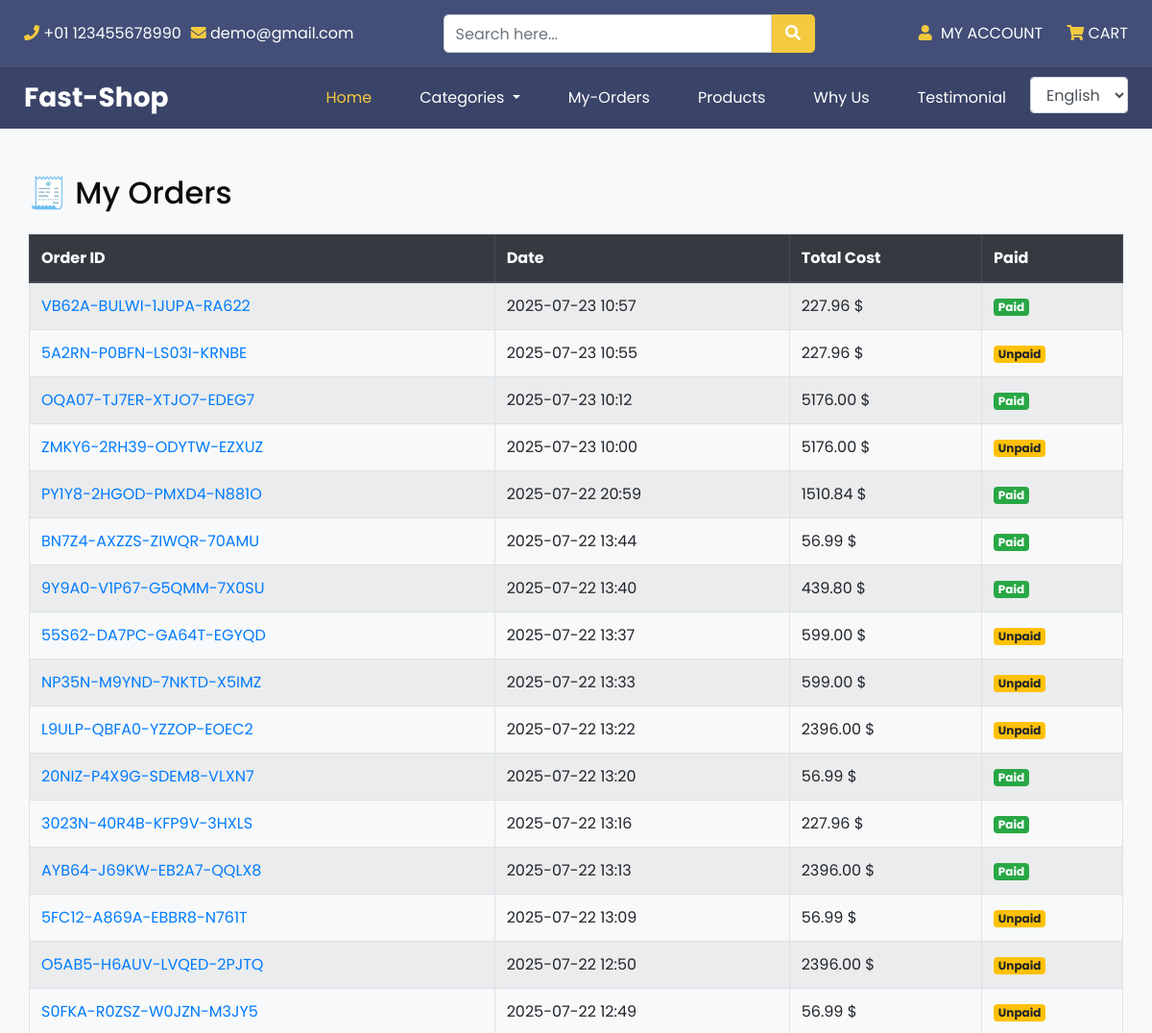
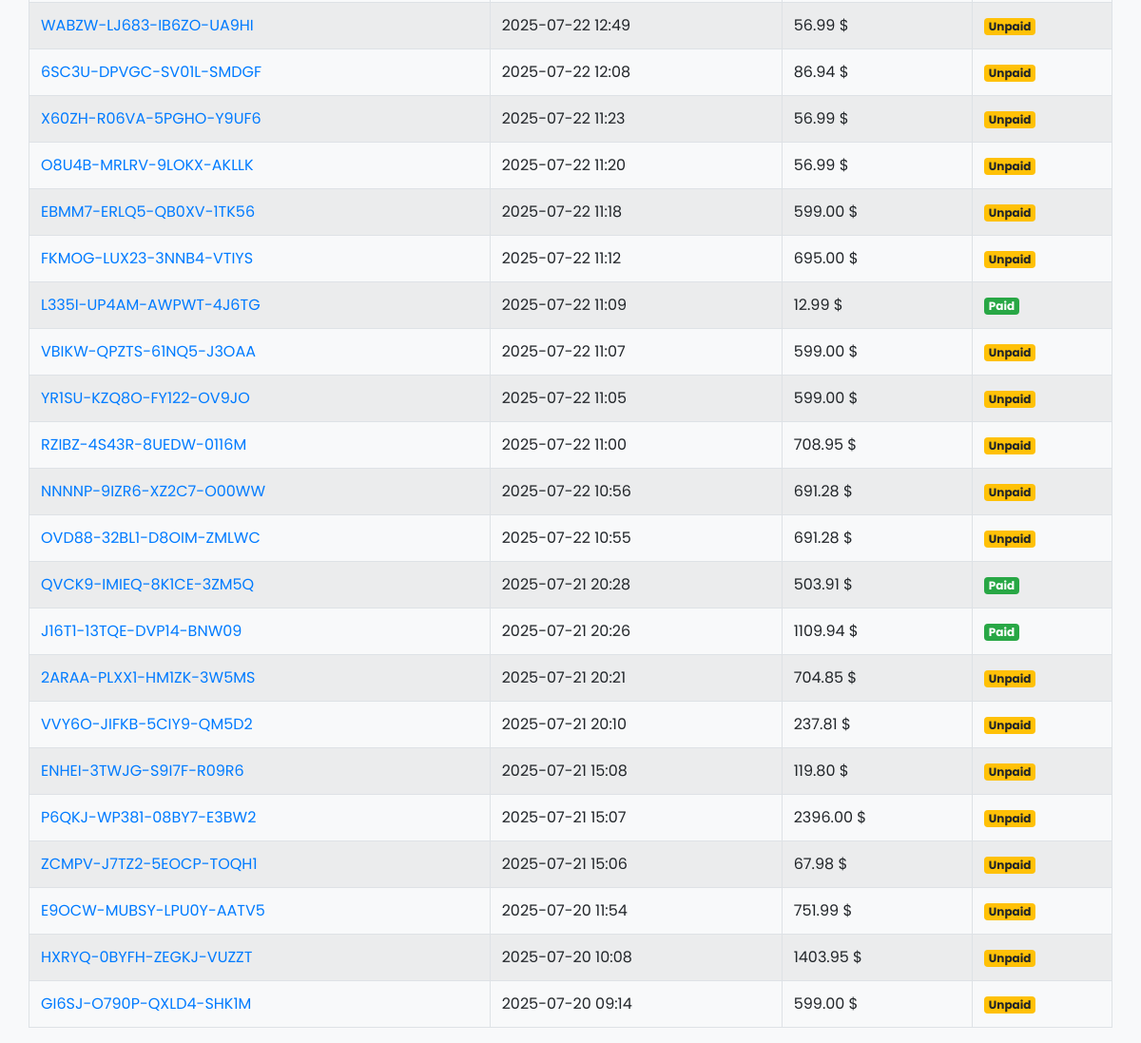
The page /en/orders/my-orders/ (signed in) on the database its author committed (2 pictures, top to bottom).
### orders/models.py (models this page shows, shortened)
class Order(models.Model):
    user = models.ForeignKey(Account, on_delete=models.CASCADE, null=True, blank=True)
    order_id = models.CharField(max_length=10, unique=True)
    first_name = models.CharField(max_length=250, null=False, blank=False)
    last_name = models.CharField(max_length=250, null=False, blank=False)
    email = models.EmailField()
    address = models.CharField(max_length=500)
    city = models.CharField(max_length=100)
    postal_code = models.PositiveIntegerField()
    paid = models.BooleanField(default=False)   #type: ignore
    created_at = models.DateTimeField(auto_now_add=True)
    updated_at = models.DateTimeField(auto_now=True)
    class Meta:
        ordering = ['-created_at']
        indexes = [
            models.Index(fields=['-created_at'])
        ]
    def get_total_cost(self):
        return sum(item.get_cost() for item in self.items.all())  #type: ignore

class OrderItem(models.Model):
    order = models.ForeignKey(Order, on_delete=models.CASCADE, related_name='items')
    product = models.ForeignKey(Product, on_delete=models.CASCADE)
    price = models.DecimalField(max_digits=6, decimal_places=2)
    quantity = models.PositiveIntegerField(default=1)   #type: ignore
    def get_cost(self):
        return self.quantity * self.price   #type: ignore

### orders/views.py (the view)
# urls.py: path('my-orders/', views.my_orders, name='my_orders'),
@login_required
def my_orders(request):
    orders = models.Order.objects.filter(user=request.user).order_by('-created_at')
    return render(request, 'orders/my_orders.html', {'orders': orders})

### cart/context_processors.py (called while the page is built)
def cart_item_count(request):
    cart = request.session.get('cart', {})
    total_items = sum(item['quantity'] for item in cart.values())
    return {
        'cart_item_count': total_items
    }

def get_categories(request):
    categories = Category.objects.all() #type: ignore
    return {
        'categories' : categories,
    }

### store/models.py (called while the page is built)
    def get_category_url(self):
        return reverse('store:products_by_category', args=[self.slug])  #type: ignore

### templates/orders/my_orders.html (shortened to what this page needs)
{% extends "base.html" %}
{% load i18n %}
{% load static %}
{% block content %}
<div class="container mt-5">
    <h2 class="mb-4">🧾 My Orders</h2>
    {% if orders %}
        <div class="table-responsive">
            <table class="table table-bordered table-striped">
                <thead class="thead-dark">
                    <tr>
                        <th>Order ID</th>
                        <th>Date</th>
                        <th>Total Cost</th>
                        <th>Paid</th>
                    </tr>
                </thead>
                <tbody>
                    {% for order in orders %}
                    <tr>
                        <td>
                            <a href="{% url 'orders:order_detail' order.order_id %}">
                                {{ order.order_id }}
                            </a>
                        </td>
                        <td>{{ order.created_at|date:"Y-m-d H:i" }}</td>
                        <td>{{ order.get_total_cost }} $</td>
                        <td>
                            {% if order.paid %}
                                <span class="badge badge-success">Paid</span>
                            {% else %}
                                <span class="badge badge-warning">Unpaid</span>
                            {% endif %}
                        </td>
                    </tr>
                    {% endfor %}
                </tbody>
            </table>
        </div>
    {% else %}
        <p>No orders found.</p>
    {% endif %}
</div>
{% endblock content %}

### static/css/style.css (style rules this page uses)
body { font-family: 'Poppins', sans-serif; color: #0c0c0c; background-color: #ffffff; overflow-x: hidden; }
a, a:hover, a:focus { text-decoration: none; }

### static/css/responsive.css (style rules this page uses)
@media (min-width: 1200px) { .container { max-width: 1170px; } }

### templates/orders/my_orders.html (style rules this page uses)
body { background-color: #f8f9fa; }

### rows shown on the page
Order: order_id "VB62A-BULWI-1JUPA-RA622", created_at "2025-07-23 10:57", get_total_cost "227.96", paid "Paid"
Order: order_id "5A2RN-P0BFN-LS03I-KRNBE", created_at "2025-07-23 10:55", get_total_cost "227.96", paid "Unpaid"
Order: order_id "OQA07-TJ7ER-XTJO7-EDEG7", created_at "2025-07-23 10:12", get_total_cost "5176.00", paid "Paid"
Order: order_id "ZMKY6-2RH39-ODYTW-EZXUZ", created_at "2025-07-23 10:00", get_total_cost "5176.00", paid "Unpaid"
Order: order_id "PY1Y8-2HGOD-PMXD4-N881O", created_at "2025-07-22 20:59", get_total_cost "1510.84", paid "Paid"
Order: order_id "BN7Z4-AXZZS-ZIWQR-70AMU", created_at "2025-07-22 13:44", get_total_cost "56.99", paid "Paid"
Order: order_id "9Y9A0-V1P67-G5QMM-7X0SU", created_at "2025-07-22 13:40", get_total_cost "439.80", paid "Paid"
Order: order_id "55S62-DA7PC-GA64T-EGYQD", created_at "2025-07-22 13:37", get_total_cost "599.00", paid "Unpaid"
Order: order_id "NP35N-M9YND-7NKTD-X5IMZ", created_at "2025-07-22 13:33", get_total_cost "599.00", paid "Unpaid"
Order: order_id "L9ULP-QBFA0-YZZOP-EOEC2", created_at "2025-07-22 13:22", get_total_cost "2396.00", paid "Unpaid"
Order: order_id "20NIZ-P4X9G-SDEM8-VLXN7", created_at "2025-07-22 13:20", get_total_cost "56.99", paid "Paid"
Order: order_id "3023N-40R4B-KFP9V-3HXLS", created_at "2025-07-22 13:16", get_total_cost "227.96", paid "Paid"
Order: order_id "AYB64-J69KW-EB2A7-QQLX8", created_at "2025-07-22 13:13", get_total_cost "2396.00", paid "Paid"
Order: order_id "5FC12-A869A-EBBR8-N761T", created_at "2025-07-22 13:09", get_total_cost "56.99", paid "Unpaid"
Order: order_id "O5AB5-H6AUV-LVQED-2PJTQ", created_at "2025-07-22 12:50", get_total_cost "2396.00", paid "Unpaid"
Order: order_id "S0FKA-R0ZSZ-W0JZN-M3JY5", created_at "2025-07-22 12:49", get_total_cost "56.99", paid "Unpaid"
Order: order_id "WABZW-LJ683-IB6ZO-UA9HI", created_at "2025-07-22 12:49", get_total_cost "56.99", paid "Unpaid"
Order: order_id "6SC3U-DPVGC-SV01L-SMDGF", created_at "2025-07-22 12:08", get_total_cost "86.94", paid "Unpaid"
Order: order_id "X60ZH-R06VA-5PGHO-Y9UF6", created_at "2025-07-22 11:23", get_total_cost "56.99", paid "Unpaid"
Order: order_id "O8U4B-MRLRV-9LOKX-AKLLK", created_at "2025-07-22 11:20", get_total_cost "56.99", paid "Unpaid"
Order: order_id "EBMM7-ERLQ5-QB0XV-1TK56", created_at "2025-07-22 11:18", get_total_cost "599.00", paid "Unpaid"
Order: order_id "FKMOG-LUX23-3NNB4-VTIYS", created_at "2025-07-22 11:12", get_total_cost "695.00", paid "Unpaid"
Order: order_id "L335I-UP4AM-AWPWT-4J6TG", created_at "2025-07-22 11:09", get_total_cost "12.99", paid "Paid"
Order: order_id "VBIKW-QPZTS-61NQ5-J3OAA", created_at "2025-07-22 11:07", get_total_cost "599.00", paid "Unpaid"
Order: order_id "YR1SU-KZQ8O-FY122-OV9JO", created_at "2025-07-22 11:05", get_total_cost "599.00", paid "Unpaid"
Order: order_id "RZIBZ-4S43R-8UEDW-0116M", created_at "2025-07-22 11:00", get_total_cost "708.95", paid "Unpaid"
Order: order_id "NNNNP-9IZR6-XZ2C7-O00WW", created_at "2025-07-22 10:56", get_total_cost "691.28", paid "Unpaid"
Order: order_id "OVD88-32BL1-D8OIM-ZMLWC", created_at "2025-07-22 10:55", get_total_cost "691.28", paid "Unpaid"
Order: order_id "QVCK9-IMIEQ-8K1CE-3ZM5Q", created_at "2025-07-21 20:28", get_total_cost "503.91", paid "Paid"
Order: order_id "J16T1-13TQE-DVP14-BNW09", created_at "2025-07-21 20:26", get_total_cost "1109.94", paid "Paid"
Order: order_id "2ARAA-PLXX1-HM1ZK-3W5MS", created_at "2025-07-21 20:21", get_total_cost "704.85", paid "Unpaid"
Order: order_id "VVY6O-JIFKB-5CIY9-QM5D2", created_at "2025-07-21 20:10", get_total_cost "237.81", paid "Unpaid"
Order: order_id "ENHEI-3TWJG-S9I7F-R09R6", created_at "2025-07-21 15:08", get_total_cost "119.80", paid "Unpaid"
Order: order_id "P6QKJ-WP381-08BY7-E3BW2", created_at "2025-07-21 15:07", get_total_cost "2396.00", paid "Unpaid"
Order: order_id "ZCMPV-J7TZ2-5EOCP-TOQH1", created_at "2025-07-21 15:06", get_total_cost "67.98", paid "Unpaid"
Order: order_id "E9OCW-MUBSY-LPU0Y-AATV5", created_at "2025-07-20 11:54", get_total_cost "751.99", paid "Unpaid"
Order: order_id "HXRYQ-0BYFH-ZEGKJ-VUZZT", created_at "2025-07-20 10:08", get_total_cost "1403.95", paid "Unpaid"
Order: order_id "GI6SJ-O790P-QXLD4-SHK1M", created_at "2025-07-20 09:14", get_total_cost "599.00", paid "Unpaid"
